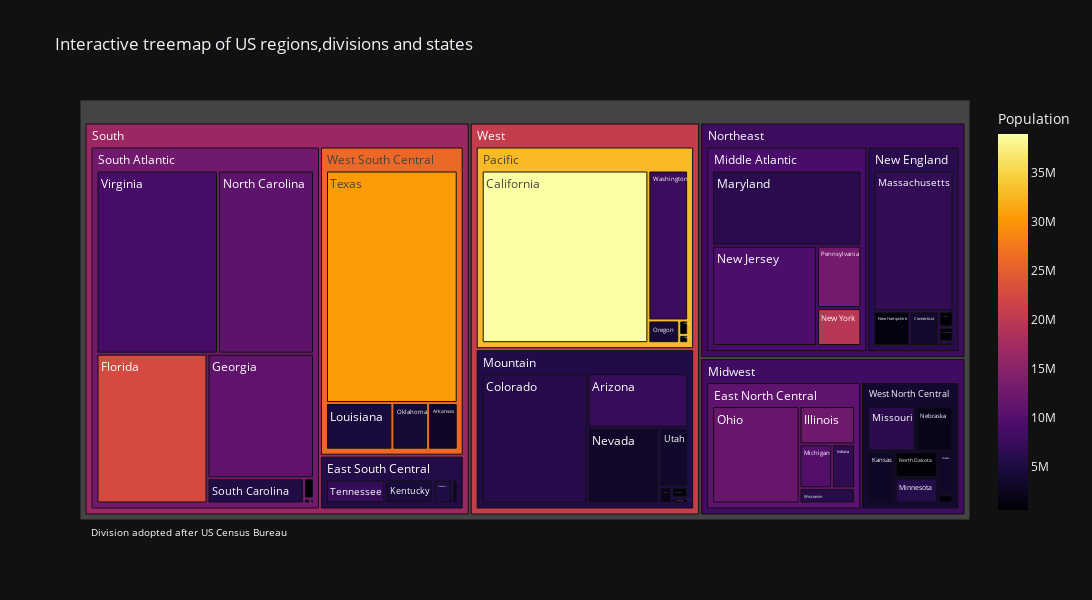

Notebook source saved alongside this figure:
### Code cell
import plotly.express as px

fig = px.treemap(
    apartments.assign(LogPopulation=np.log(apartments['Population'])),
    path=['Region', 'Division', 'State_y'],  # hierarchy
    values='LogPopulation',  # base for size of the rectangles
    color='Population',
    color_continuous_scale=px.colors.sequential.Inferno,
    labels={
        'Region': 'Region',
        'Division': 'Division',
        'State_y': 'State',
        'Population': 'Population'
    },
    title="Interactive treemap of US regions,divisions and states"
)
fig.update_layout(
    width=1300,
    height=600)
fig.update_layout(
    showlegend=False,
    annotations=[
        dict(
            x=0.01,
            y=-0.05,
            text="Division adopted after US Census Bureau",
            showarrow=False,
            font=dict(size=10, color="white"),
            align="left")])
fig.show()

### Figure 1 — Plotly figure (JSON) as saved in the notebook; plotly's stock layout.template omitted (floating-point values rounded to 4 significant figures)
{"data": [{"branchvalues": "total", "customdata": [[5108000.0], [733400.0], [7431000.0], [3068000.0], [38970000.0], [5878000.0], [3617000.0], [1032000.0], [679000.0], [22610000.0], [11030000.0], [1435000.0], [1965000.0], [12550000.0], [6862000.0], [3207000.0], [2941000.0], [4526000.0], [4574000.0], [1396000.0], [6180000.0], [7001000.0], [10040000.0], [5738000.0], [2940000.0], [6196000.0], [1133000.0], [1978000.0], [3194000.0], [1402000.0], [9291000.0], [2114000.0], [19570000.0], [10840000.0], [783900.0], [11790000.0], [4054000.0], [4233000.0], [12960000.0], [1096000.0], [5374000.0], [919300.0], [7126000.0], [30500000.0], [3418000.0], [647500.0], [8716000.0], [7813000.0], [1770000.0], [5911000.0], [584100.0], [11010000.0], [5710000.0], [9010000.0], [5421000.0], [6035000.0], [32860000.0], [12700000.0], [3651000.0], [26090000.0], [8150000.0], [7929000.0], [16700000.0], [20740000.0]], "domain": {"x": [0.0, 1.0], "y": [0.0, 1.0]}, "hovertemplate": "labels=%{label}<br>LogPopulation=%{value}<br>parent=%{parent}<br>id=%{id}<br>Population=%{color}<extra></extra>", "ids": ["South/East South Central/Alabama", "West/Pacific/Alaska", "West/Mountain/Arizona", "South/West South Central/Arkansas", "West/Pacific/California", "West/Mountain/Colorado", "Northeast/New England/Connecticut", "South/South Atlantic/Delaware", "South/South Atlantic/District of Columbia", "South/South Atlantic/Florida", "South/South Atlantic/Georgia", "West/Pacific/Hawaii", "West/Mountain/Idaho", "Midwest/East North Central/Illinois", "Midwest/East North Central/Indiana", "Midwest/West North Central/Iowa", "Midwest/West North Central/Kansas", "South/East South Central/Kentucky", "South/West South Central/Louisiana", "Northeast/New England/Maine", "Northeast/Middle Atlantic/Maryland", "Northeast/New England/Massachusetts", "Midwest/East North Central/Michigan", "Midwest/West North Central/Minnesota", "South/East South Central/Mississippi", "Midwest/West North Central/Missouri", "West/Mountain/Montana", "Midwest/West North Central/Nebraska", "West/Mountain/Nevada", "Northeast/New England/New Hampshire", "Northeast/Middle Atlantic/New Jersey", "West/Mountain/New Mexico", "Northeast/Middle Atlantic/New York", "South/South Atlantic/North Carolina", "Midwest/West North Central/North Dakota", "Midwest/East North Central/Ohio", "South/West South Central/Oklahoma", "West/Pacific/Oregon", "Northeast/Middle Atlantic/Pennsylvania", "Northeast/New England/Rhode Island", "South/South Atlantic/South Carolina", "Midwest/West North Central/South Dakota", "South/East South Central/Tennessee", "South/West South Central/Texas", "West/Mountain/Utah", "Northeast/New England/Vermont", "South/South Atlantic/Virginia", "West/Pacific/Washington", "South/South Atlantic/West Virginia", "Midwest/East North Central/Wisconsin", "West/Mountain/Wyoming", "Midwest/East North Central", "South/East South Central", "Northeast/Middle Atlantic", "West/Mountain", "Northeast/New England", "West/Pacific", "South/South Atlantic", "Midwest/West North Central", "South/West South Central", "Midwest", "Northeast", "South", "West"], "labels": ["Alabama", "Alaska", "Arizona", "Arkansas", "California", "Colorado", "Connecticut", "Delaware", "District of Columbia", "Florida", "Georgia", "Hawaii", "Idaho", "Illinois", "Indiana", "Iowa", "Kansas", "Kentucky", "Louisiana", "Maine", "Maryland", "Massachusetts", "Michigan", "Minnesota", "Mississippi", "Missouri", "Montana", "Nebraska", "Nevada", "New Hampshire", "New Jersey", "New Mexico", "New York", "North Carolina", "North Dakota", "Ohio", "Oklahoma", "Oregon", "Pennsylvania", "Rhode Island", "South Carolina", "South Dakota", "Tennessee", "Texas", "Utah", "Vermont", "Virginia", "Washington", "West Virginia", "Wisconsin", "Wyoming", "East North Central", "East South Central", "Middle Atlantic", "Mountain", "New England", "Pacific", "South Atlantic", "West North Central", "West South Central", "Midwest", "Northeast", "South", "West"], "marker": {"coloraxis": "coloraxis", "colors": [5108000.0, 733400.0, 7431000.0, 3068000.0, 38970000.0, 5878000.0, 3617000.0, 1032000.0, 679000.0, 22610000.0, 11030000.0, 1435000.0, 1965000.0, 12550000.0, 6862000.0, 3207000.0, 2941000.0, 4526000.0, 4574000.0, 1396000.0, 6180000.0, 7001000.0, 10040000.0, 5738000.0, 2940000.0, 6196000.0, 1133000.0, 1978000.0, 3194000.0, 1402000.0, 9291000.0, 2114000.0, 19570000.0, 10840000.0, 783900.0, 11790000.0, 4054000.0, 4233000.0, 12960000.0, 1096000.0, 5374000.0, 919300.0, 7126000.0, 30500000.0, 3418000.0, 647500.0, 8716000.0, 7813000.0, 1770000.0, 5911000.0, 584100.0, 11010000.0, 5710000.0, 9010000.0, 5421000.0, 6035000.0, 32860000.0, 12700000.0, 3651000.0, 26090000.0, 8150000.0, 7929000.0, 16700000.0, 20740000.0]}, "name": "", "parents": ["South/East South Central", "West/Pacific", "West/Mountain", "South/West South Central", "West/Pacific", "West/Mountain", "Northeast/New England", "South/South Atlantic", "South/South Atlantic", "South/South Atlantic", "South/South Atlantic", "West/Pacific", "West/Mountain", "Midwest/East North Central", "Midwest/East North Central", "Midwest/West North Central", "Midwest/West North Central", "South/East South Central", "South/West South Central", "Northeast/New England", "Northeast/Middle Atlantic", "Northeast/New England", "Midwest/East North Central", "Midwest/West North Central", "South/East South Central", "Midwest/West North Central", "West/Mountain", "Midwest/West North Central", "West/Mountain", "Northeast/New England", "Northeast/Middle Atlantic", "West/Mountain", "Northeast/Middle Atlantic", "South/South Atlantic", "Midwest/West North Central", "Midwest/East North Central", "South/West South Central", "West/Pacific", "Northeast/Middle Atlantic", "Northeast/New England", "South/South Atlantic", "Midwest/West North Central", "South/East South Central", "South/West South Central", "West/Mountain", "Northeast/New England", "South/South Atlantic", "West/Pacific", "South/South Atlantic", "Midwest/East North Central", "West/Mountain", "Midwest", "South", "Northeast", "West", "Northeast", "West", "South", "Midwest", "South", "", "", "", ""], "values": [5252.0, 769.8, 34550.0, 7916.0, 172800.0, 86850.0, 6886.0, 96.93, 1115.0, 90480.0, 72180.0, 439.5, 1290.0, 16510.0, 7808.0, 5483.0, 11770.0, 13360.0, 17710.0, 396.2, 72090.0, 77170.0, 11060.0, 8948.0, 1549.0, 17950.0, 1143.0, 14050.0, 34180.0, 8648.0, 67660.0, 349.5, 10850.0, 95630.0, 9365.0, 66160.0, 9509.0, 4211.0, 17840.0, 1488.0, 13250.0, 1181.0, 16430.0, 175100.0, 10730.0, 1606.0, 121100.0, 35770.0, 172.6, 6596.0, 212.4, 108100.0, 36590.0, 168400.0, 169300.0, 96190.0, 214000.0, 394100.0, 68750.0, 210200.0, 176900.0, 264600.0, 640900.0, 383300.0], "type": "treemap"}], "layout": {"coloraxis": {"colorbar": {"title": {"text": "Population"}}, "colorscale": [[0.0, "#000004"], [0.1111, "#1b0c41"], [0.2222, "#4a0c6b"], [0.3333, "#781c6d"], [0.4444, "#a52c60"], [0.5556, "#cf4446"], [0.6667, "#ed6925"], [0.7778, "#fb9b06"], [0.8889, "#f7d13d"], [1.0, "#fcffa4"]]}, "legend": {"tracegroupgap": 0}, "title": {"text": "Interactive treemap of US regions,divisions and states"}, "width": 1300, "height": 600, "showlegend": false, "annotations": [{"align": "left", "font": {"color": "white", "size": 10}, "showarrow": false, "text": "Division adopted after US Census Bureau", "x": 0.01, "y": -0.05}]}}
